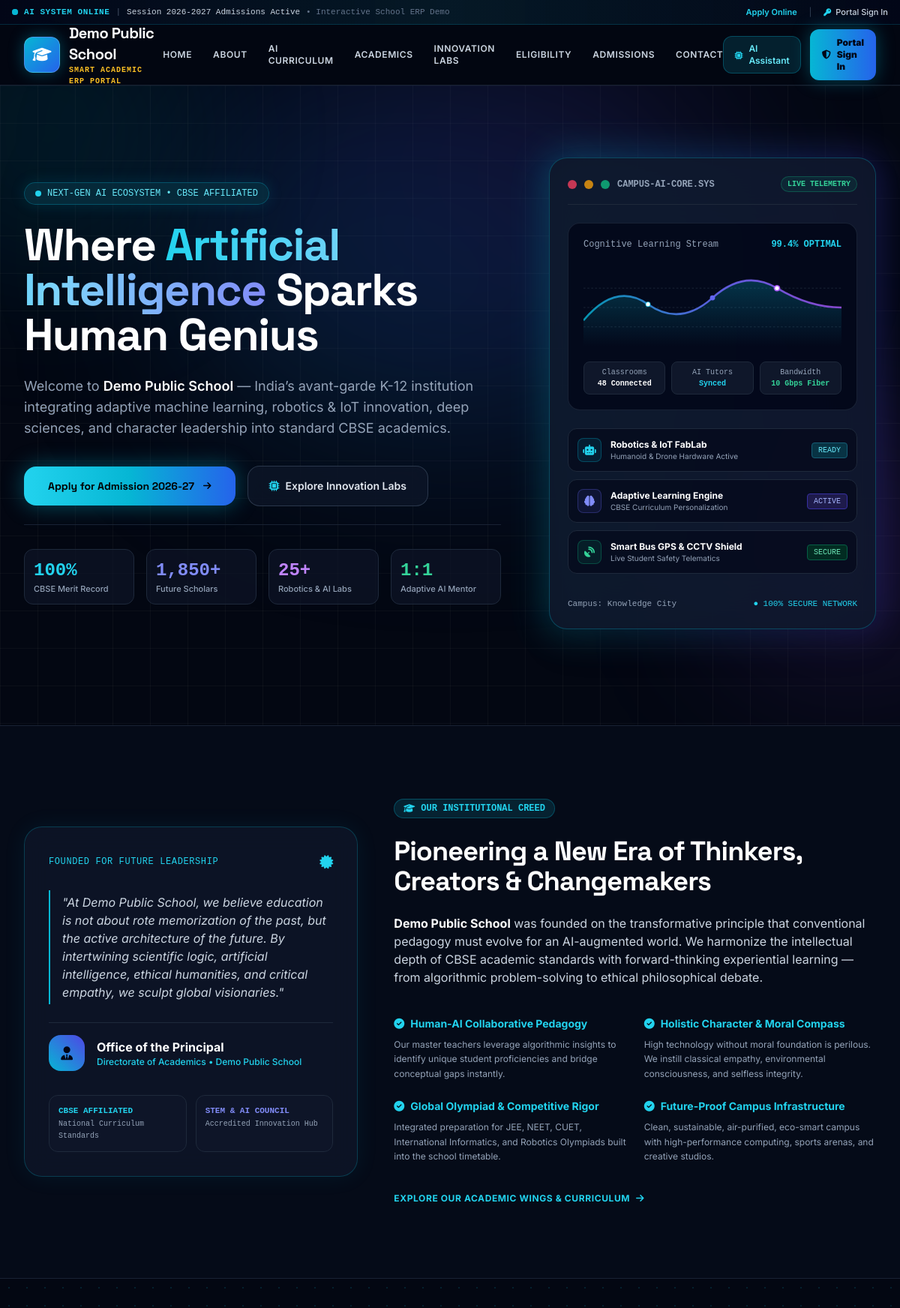
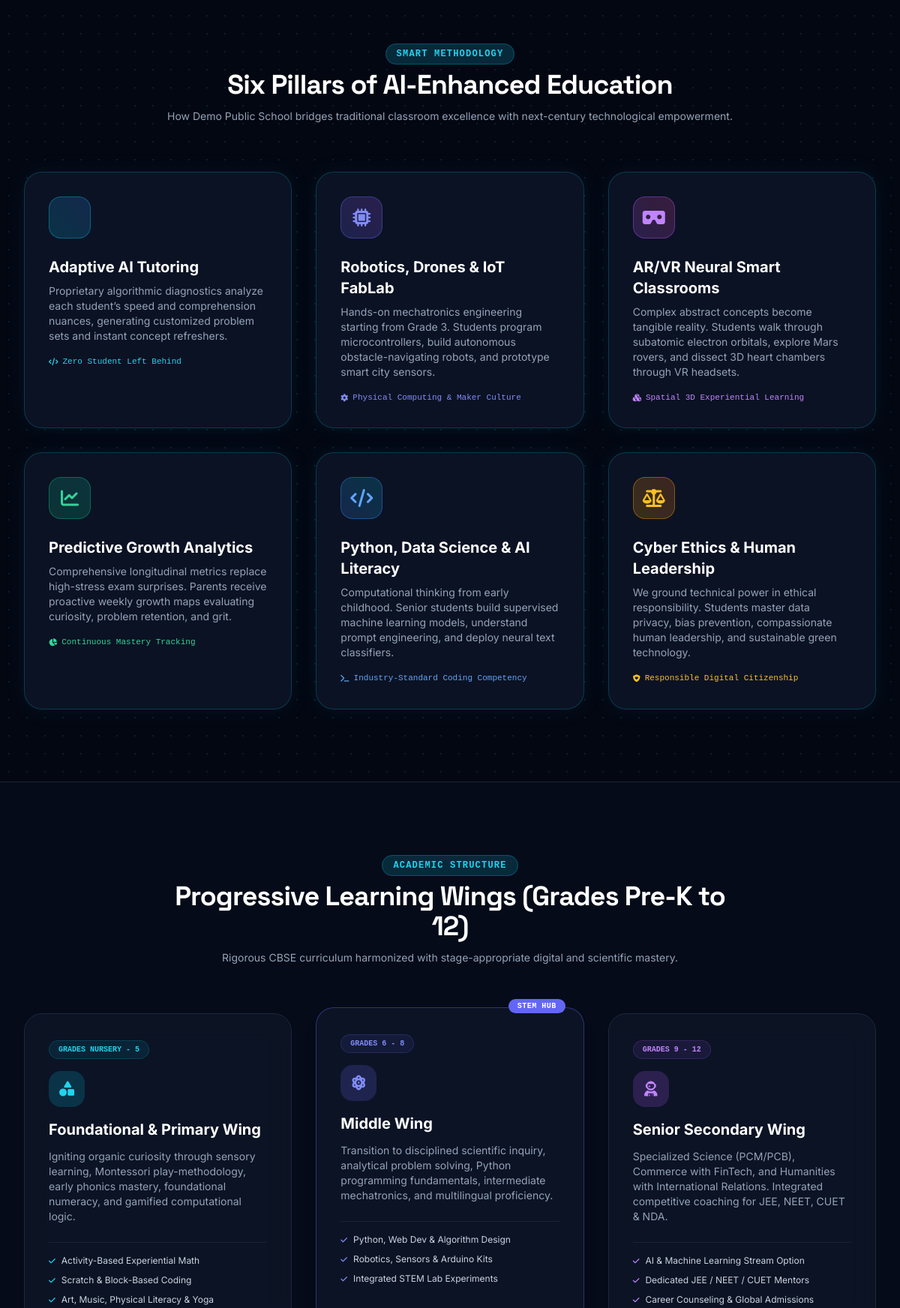
The page / (upper part) on the database its author committed (2 pictures, top to bottom).
### tables this page shows
CREATE TABLE `school_settings` (
  `id` INT AUTO_INCREMENT PRIMARY KEY,
  `setting_key` VARCHAR(100) NOT NULL UNIQUE,
  `setting_value` TEXT DEFAULT NULL,
  `updated_at` DATETIME DEFAULT CURRENT_TIMESTAMP ON UPDATE CURRENT_TIMESTAMP
);

### index.php (the view, shortened to what the rows shown need)
<?php
require_once __DIR__ . '/includes/auth.php';
$school_name = get_school_name();
$school_tagline = get_school_tagline();
$academic_session = get_school_setting('academic_session', '2026-2027');
?>
<!DOCTYPE html>
<html lang="en" class="scroll-smooth">
<head>
    <script src="https://cdn.tailwindcss.com"></script>
    <link rel="stylesheet" href="https://cdnjs.cloudflare.com/ajax/libs/font-awesome/6.4.0/css/all.min.css">
</head>
<body class="font-sans antialiased text-slate-200 bg-[#030712] selection:bg-cyan-500 selection:text-black overflow-x-hidden">
    <div class="bg-gradient-to-r from-slate-950 via-cyan-950/40 to-slate-950 border-b border-cyan-500/20 text-slate-300 text-xs py-2 px-4">
        <div class="max-w-7xl mx-auto flex flex-col sm:flex-row items-center justify-between gap-2">
            <div class="flex items-center space-x-2 font-mono text-[11px]">
                <span class="relative flex h-2 w-2">
                    <span class="relative inline-flex rounded-full h-2 w-2 bg-cyan-500"></span>
                </span>
                <span class="text-cyan-400 font-bold tracking-wider">AI SYSTEM ONLINE</span>
                <span class="text-slate-600">|</span>
                <span class="text-slate-300">Session <?= e($academic_session) ?> Admissions Active</span>
                <span class="hidden md:inline text-slate-500">• Interactive School ERP Demo</span>
            </div>
        </div>
    </div>
    <header class="sticky top-0 z-50 bg-[#030712]/90 backdrop-blur-xl border-b border-slate-800/80">
        <div class="max-w-7xl mx-auto px-4 sm:px-6 lg:px-8 h-20 flex items-center justify-between">
            <a href="index.php" class="flex items-center space-x-3 group">
                <div>
                    <span class="font-display font-black text-lg sm:text-xl text-white tracking-tight block leading-tight group-hover:text-cyan-400 transition-colors">
                        <?= e($school_name) ?>
                    </span>
                    <span class="text-[10px] font-mono tracking-widest text-amber-400 font-bold uppercase flex items-center space-x-1">
                        <span><?= e($school_tagline) ?></span>
                    </span>
                </div>
            </a>
        </div>
    </header>
    <section id="home" class="relative pt-16 pb-24 lg:pt-24 lg:pb-32 cyber-grid overflow-hidden">
        <div class="max-w-7xl mx-auto px-4 sm:px-6 lg:px-8 relative z-10">
            <div class="grid grid-cols-1 lg:grid-cols-12 gap-12 lg:gap-16 items-center">
                <div class="lg:col-span-7 space-y-6 text-center lg:text-left">
                    <h1 class="font-display text-4xl sm:text-5xl lg:text-6xl font-black text-white tracking-tight leading-[1.1]">
                        Where <span class="text-transparent bg-clip-text bg-gradient-to-r from-cyan-400 via-sky-300 to-indigo-400">Artificial Intelligence</span> Sparks Human Genius
                    </h1>
                    <p class="text-slate-400 text-base sm:text-lg max-w-2xl mx-auto lg:mx-0 leading-relaxed">
                        Welcome to <strong class="text-white font-semibold"><?= e($school_name) ?></strong> — India’s avant-garde K-12 institution integrating adaptive machine learning, robotics & IoT innovation, deep sciences, and character leadership into standard CBSE academics.
                    </p>
                </div>
            </div>
        </div>
    </section>
    <section id="about" class="py-24 bg-[#050b18] border-y border-slate-800/80 relative">
        <div class="max-w-7xl mx-auto px-4 sm:px-6 lg:px-8">
            <div class="grid grid-cols-1 lg:grid-cols-12 gap-12 items-center">
                <div class="lg:col-span-5">
                    <div class="relative glass-card-glow rounded-3xl p-8 space-y-6">
                        <div class="flex items-center justify-between">
                            <span class="font-mono text-xs text-cyan-400 tracking-wider">FOUNDED FOR FUTURE LEADERSHIP</span>
                            <i class="fa-solid fa-certificate text-cyan-400 text-lg"></i>
                        </div>
                        <blockquote class="text-slate-300 text-sm sm:text-base leading-relaxed italic border-l-2 border-cyan-500 pl-4 py-1">
                            "At <?= e($school_name) ?>, we believe education is not about rote memorization of the past, but the active architecture of the future. By intertwining scientific logic, artificial intelligence, ethical humanities, and critical empathy, we sculpt global visionaries."
                        </blockquote>
                        <div class="pt-4 border-t border-slate-800 flex items-center space-x-4">
                            <div class="w-12 h-12 rounded-2xl bg-gradient-to-tr from-cyan-500 to-indigo-600 flex items-center justify-center font-bold text-slate-950 text-lg">
                            </div>
                            <div>
                                <h4 class="font-bold text-white text-base">Office of the Principal</h4>
                                <p class="text-xs text-cyan-400 font-medium">Directorate of Academics &bull; <?= e($school_name) ?></p>
                            </div>
                        </div>
                        <div class="grid grid-cols-2 gap-3 pt-2 font-mono text-[11px]">
                            <div class="bg-slate-900/80 p-3 rounded-xl border border-slate-800">
                            </div>
                            <div class="bg-slate-900/80 p-3 rounded-xl border border-slate-800">
                            </div>
                        </div>
                    </div>
                </div>
                <div class="lg:col-span-7 space-y-6">
                    <h2 class="font-display text-3xl sm:text-4xl font-extrabold text-white tracking-tight">
                        Pioneering a New Era of Thinkers, Creators & Changemakers
                    </h2>
                    <p class="text-slate-300 text-sm sm:text-base leading-relaxed">
                        <strong class="text-white"><?= e($school_name) ?></strong> was founded on the transformative principle that conventional pedagogy must evolve for an AI-augmented world. We harmonize the intellectual depth of CBSE academic standards with forward-thinking experiential learning — from algorithmic problem-solving to ethical philosophical debate.
                    </p>
                </div>
            </div>
        </div>
    </section>
    <section id="pillars" class="py-24 bg-[#030712] relative cyber-dots">
        <div class="max-w-7xl mx-auto px-4 sm:px-6 lg:px-8">
            <div class="text-center max-w-3xl mx-auto mb-16 space-y-3">
                <span class="text-xs font-mono font-bold uppercase tracking-widest text-cyan-400 bg-cyan-950/80 px-3.5 py-1.5 rounded-full border border-cyan-500/30">
                    SMART METHODOLOGY
                </span>
                <h2 class="font-display text-3xl sm:text-4xl font-extrabold text-white tracking-tight">
                    Six Pillars of AI-Enhanced Education
                </h2>
                <p class="text-slate-400 text-sm">
                    How <?= e($school_name) ?> bridges traditional classroom excellence with next-century technological empowerment.
                </p>
            </div>
        </div>
    </section>
    <section id="wings" class="py-24 bg-[#050b18] border-t border-slate-800/80">
        <div class="max-w-7xl mx-auto px-4 sm:px-6 lg:px-8">
            <div class="text-center max-w-3xl mx-auto mb-16 space-y-3">
                <h2 class="font-display text-3xl sm:text-4xl font-extrabold text-white tracking-tight">
                    Progressive Learning Wings (Grades Pre-K to 12)
                </h2>
            </div>
        </div>
    </section>
</body>
</html>

### rows shown on the page
school_settings: setting_value "2026-2027"
school_settings: setting_value "Demo Public School"
school_settings: setting_value "SMART ACADEMIC ERP PORTAL"
